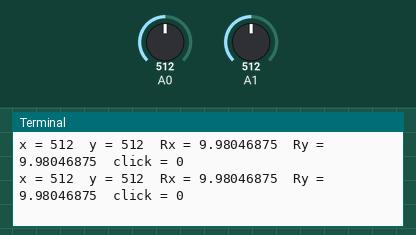
Simulated run of this program. Board: Raspberry Pi (BCM pin numbers) with a GrovePi and a Grove Base HAT. On the bench: the last lines printed to the terminal. The inputs (shaded band) are chosen by the test bench; at power-on: A0 = 512, A1 = 512 (analog values on the 0–1023 scale).

Above: at 1.2 s.
1.3 s: A0 set to 716
At 1.9 s:
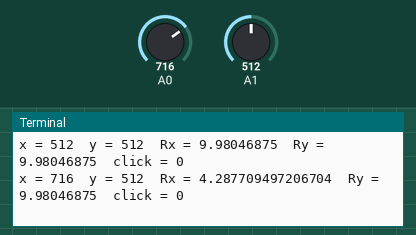
2.8 s: A1 set to 716
At 3.4 s:
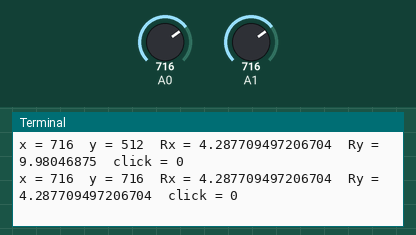
4.3 s: A0 set to 900
At 4.9 s:
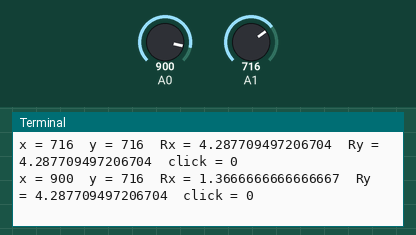
5.8 s: A1 set to 900
At 6.5 s:
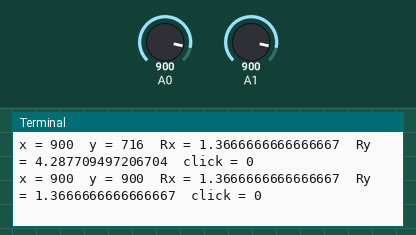
Timing chart, 0 to 8.3 s (numbered marks = the images above; inputs shaded):
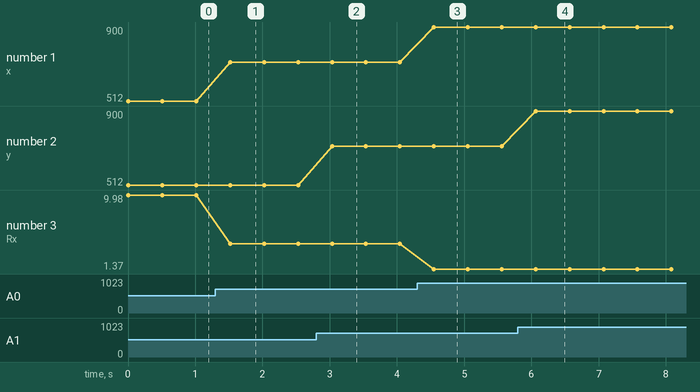

Measured:
- after the input at 1.3 s, the terminal: prints a new line after 0.22 s (image 1)
- after the input at 2.8 s, the terminal: prints a new line after 0.23 s (image 2)
- after the input at 4.3 s, the terminal: prints a new line after 0.25 s (image 3)
- after the input at 5.8 s, the terminal: prints a new line after 0.26 s (image 4)
- plotted number 1: 512 → 716 after the input at 1.3 s, 716 → 900 after the input at 4.3 s
- plotted number 3: 9.98 → 4.29 after the input at 1.3 s, 4.29 → 1.37 after the input at 4.3 s

The program:

grove_thumb_joystick.py
```python
#!/usr/bin/env python
#
# GrovePi Example for using the Grove Thumb Joystick (http://www.seeedstudio.com/wiki/Grove_-_Thumb_Joystick)
#
# The GrovePi connects the Raspberry Pi and Grove sensors.  You can learn more about GrovePi here:  http://www.dexterindustries.com/GrovePi
#
# Have a question about this example?  Ask on the forums here:  http://forum.dexterindustries.com/c/grovepi
#
'''
## License

The MIT License (MIT)

GrovePi for the Raspberry Pi: an open source platform for connecting Grove Sensors to the Raspberry Pi.
Copyright (C) 2017  Dexter Industries

Permission is hereby granted, free of charge, to any person obtaining a copy
of this software and associated documentation files (the "Software"), to deal
in the Software without restriction, including without limitation the rights
to use, copy, modify, merge, publish, distribute, sublicense, and/or sell
copies of the Software, and to permit persons to whom the Software is
furnished to do so, subject to the following conditions:

The above copyright notice and this permission notice shall be included in
all copies or substantial portions of the Software.

THE SOFTWARE IS PROVIDED "AS IS", WITHOUT WARRANTY OF ANY KIND, EXPRESS OR
IMPLIED, INCLUDING BUT NOT LIMITED TO THE WARRANTIES OF MERCHANTABILITY,
FITNESS FOR A PARTICULAR PURPOSE AND NONINFRINGEMENT. IN NO EVENT SHALL THE
AUTHORS OR COPYRIGHT HOLDERS BE LIABLE FOR ANY CLAIM, DAMAGES OR OTHER
LIABILITY, WHETHER IN AN ACTION OF CONTRACT, TORT OR OTHERWISE, ARISING FROM,
OUT OF OR IN CONNECTION WITH THE SOFTWARE OR THE USE OR OTHER DEALINGS IN
THE SOFTWARE.
'''

import time
import grovepi

# Connect the Grove Thumb Joystick to analog port A0

# GrovePi Port A0 uses Arduino pins 0 and 1
# GrovePi Port A1 uses Arduino pins 1 and 2
# Don't plug anything into port A1 that uses pin 1
# Most Grove sensors only use 3 of their 4 pins, which is why the GrovePi shares Arduino pins between adjacent ports
# If the sensor has a pin definition SIG,NC,VCC,GND, the second (white) pin is not connected to anything

# If you wish to connect two joysticks, use ports A0 and A2 (skip A1)

# Uses two pins - one for the X axis and one for the Y axis
# This configuration means you are using port A0
xPin = 0
yPin = 1
grovepi.pinMode(xPin,"INPUT")
grovepi.pinMode(yPin,"INPUT")

# The Grove Thumb Joystick is an analog device that outputs analog signal ranging from 0 to 1023
# The X and Y axes are two ~10k potentiometers and a momentary push button which shorts the x axis

# My joystick produces slightly different results to the specifications found on the url above
# I've listed both here:

# Specifications
#     Min  Typ  Max  Click
#  X  206  516  798  1023
#  Y  203  507  797

# My Joystick
#     Min  Typ  Max  Click
#  X  253  513  766  1020-1023
#  Y  250  505  769

while True:
    try:
        # Get X/Y coordinates
        x = grovepi.analogRead(xPin)
        y = grovepi.analogRead(yPin)

        # Calculate X/Y resistance
        Rx = (float)(1023 - x) * 10 / x
        Ry = (float)(1023 - y) * 10 / y

        # Was a click detected on the X axis?
        click = 1 if x >= 1020 else 0

        print("x =", x, " y =", y, " Rx =", Rx, " Ry =", Ry, " click =", click)
        time.sleep(.5)

    except IOError:
        print ("Error")
```
